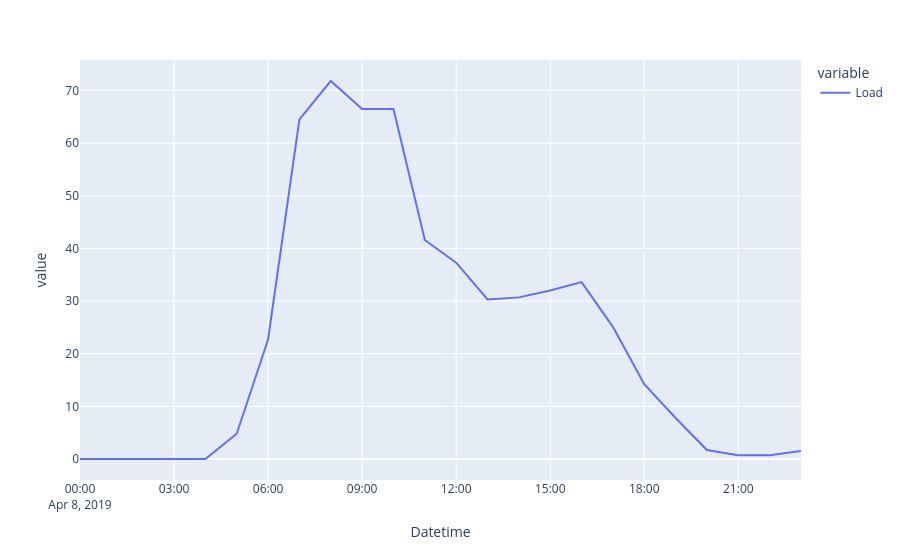

Source (notebook cell):
### Code cell
data.loc['2019-4-8 10:00'] = nan
data = data.ffill()
data.loc['2019-4-8'].plot()

### Figure 1 — Plotly figure (JSON) as saved in the notebook; plotly's stock layout.template omitted (floating-point values rounded to 4 significant figures)
{"data": [{"hovertemplate": "variable=Load<br>Datetime=%{x}<br>value=%{y}<extra></extra>", "legendgroup": "Load", "line": {"color": "#636efa", "dash": "solid"}, "marker": {"symbol": "circle"}, "mode": "lines", "name": "Load", "orientation": "v", "showlegend": true, "type": "scatter", "x": ["2019-04-08T00:00:00", "2019-04-08T01:00:00", "2019-04-08T02:00:00", "2019-04-08T03:00:00", "2019-04-08T04:00:00", "2019-04-08T05:00:00", "2019-04-08T06:00:00", "2019-04-08T07:00:00", "2019-04-08T08:00:00", "2019-04-08T09:00:00", "2019-04-08T10:00:00", "2019-04-08T11:00:00", "2019-04-08T12:00:00", "2019-04-08T13:00:00", "2019-04-08T14:00:00", "2019-04-08T15:00:00", "2019-04-08T16:00:00", "2019-04-08T17:00:00", "2019-04-08T18:00:00", "2019-04-08T19:00:00", "2019-04-08T20:00:00", "2019-04-08T21:00:00", "2019-04-08T22:00:00", "2019-04-08T23:00:00"], "xaxis": "x", "y": [0, 0, 0, 0, 0, 4.8, 22.7, 64.5, 71.8, 66.5, 66.5, 41.6, 37.3, 30.3, 30.7, 32, 33.6, 25.1, 14.2, 7.8, 1.7, 0.7, 0.7, 1.5], "yaxis": "y"}], "layout": {"legend": {"title": {"text": "variable"}, "tracegroupgap": 0}, "margin": {"t": 60}, "xaxis": {"anchor": "y", "domain": [0, 1], "title": {"text": "Datetime"}}, "yaxis": {"anchor": "x", "domain": [0, 1], "title": {"text": "value"}}}}
